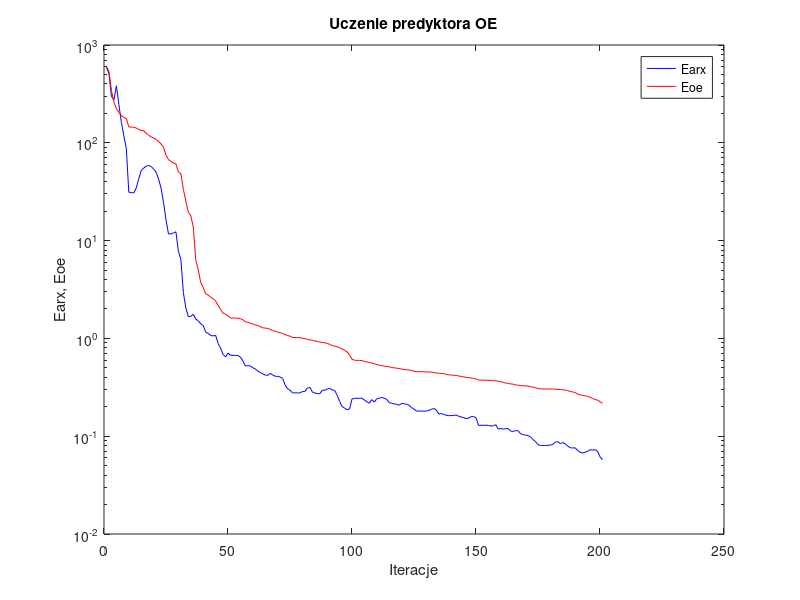
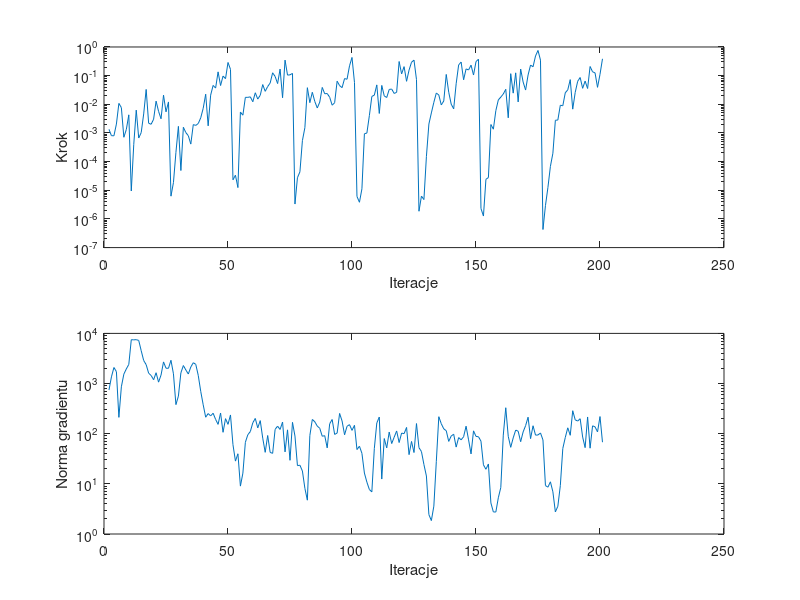

Reproduce these figures in MATLAB, in order.
%uczenie predyktora oe
clear all;
n=0; farx(n+1)=5.923928e+002; foe(n+1)=6.022196e+002; wspucz(n+1)=0.000000e+000; ng(n+1)=0.000000e+000;
%odnowa zmiennej metryki
n=1; farx(n+1)=5.076075e+002; foe(n+1)=5.364815e+002; krok(n+1)=1.338974e-003; ng(n+1)=7.406443e+002;
n=2; farx(n+1)=2.987893e+002; foe(n+1)=3.428974e+002; krok(n+1)=8.031637e-004; ng(n+1)=1.360341e+003;
n=3; farx(n+1)=2.753628e+002; foe(n+1)=2.594824e+002; krok(n+1)=7.968363e-004; ng(n+1)=2.088752e+003;
n=4; farx(n+1)=3.829588e+002; foe(n+1)=2.232066e+002; krok(n+1)=2.045232e-003; ng(n+1)=1.728807e+003;
n=5; farx(n+1)=2.460872e+002; foe(n+1)=2.041228e+002; krok(n+1)=1.076348e-002; ng(n+1)=2.118418e+002;
n=6; farx(n+1)=1.619412e+002; foe(n+1)=1.897108e+002; krok(n+1)=7.680234e-003; ng(n+1)=8.614801e+002;
n=7; farx(n+1)=1.179218e+002; foe(n+1)=1.819376e+002; krok(n+1)=7.078508e-004; ng(n+1)=1.540447e+003;
n=8; farx(n+1)=8.736944e+001; foe(n+1)=1.774225e+002; krok(n+1)=1.320749e-003; ng(n+1)=1.957060e+003;
n=9; farx(n+1)=3.127544e+001; foe(n+1)=1.450903e+002; krok(n+1)=4.289128e-003; ng(n+1)=2.407705e+003;
n=10; farx(n+1)=3.098396e+001; foe(n+1)=1.447216e+002; krok(n+1)=9.434846e-006; ng(n+1)=7.484949e+003;
n=11; farx(n+1)=3.072370e+001; foe(n+1)=1.445459e+002; krok(n+1)=4.015818e-004; ng(n+1)=7.431055e+003;
n=12; farx(n+1)=3.449687e+001; foe(n+1)=1.414685e+002; krok(n+1)=6.256921e-003; ng(n+1)=7.504124e+003;
n=13; farx(n+1)=4.286570e+001; foe(n+1)=1.374227e+002; krok(n+1)=6.647718e-004; ng(n+1)=7.230476e+003;
n=14; farx(n+1)=5.203669e+001; foe(n+1)=1.339356e+002; krok(n+1)=1.031514e-003; ng(n+1)=4.517343e+003;
n=15; farx(n+1)=5.511028e+001; foe(n+1)=1.329078e+002; krok(n+1)=4.606611e-003; ng(n+1)=2.878757e+003;
n=16; farx(n+1)=5.777403e+001; foe(n+1)=1.248650e+002; krok(n+1)=3.301014e-002; ng(n+1)=2.380293e+003;
n=17; farx(n+1)=5.874277e+001; foe(n+1)=1.201840e+002; krok(n+1)=2.186130e-003; ng(n+1)=1.609527e+003;
n=18; farx(n+1)=5.726245e+001; foe(n+1)=1.143716e+002; krok(n+1)=2.009630e-003; ng(n+1)=1.447418e+003;
n=19; farx(n+1)=5.398727e+001; foe(n+1)=1.122099e+002; krok(n+1)=3.013180e-003; ng(n+1)=1.191660e+003;
n=20; farx(n+1)=5.003641e+001; foe(n+1)=1.080337e+002; krok(n+1)=1.290032e-002; ng(n+1)=1.643504e+003;
n=21; farx(n+1)=4.257714e+001; foe(n+1)=1.029648e+002; krok(n+1)=5.682045e-003; ng(n+1)=1.066745e+003;
n=22; farx(n+1)=3.451188e+001; foe(n+1)=9.727362e+001; krok(n+1)=3.128460e-003; ng(n+1)=1.478051e+003;
n=23; farx(n+1)=2.441368e+001; foe(n+1)=9.022081e+001; krok(n+1)=2.083339e-002; ng(n+1)=2.701208e+003;
n=24; farx(n+1)=1.631694e+001; foe(n+1)=7.452506e+001; krok(n+1)=5.457942e-003; ng(n+1)=2.022021e+003;
n=25; farx(n+1)=1.170952e+001; foe(n+1)=6.737653e+001; krok(n+1)=1.209242e-002; ng(n+1)=2.014401e+003;
%odnowa zmiennej metryki
n=26; farx(n+1)=1.170587e+001; foe(n+1)=6.446774e+001; krok(n+1)=6.233072e-006; ng(n+1)=2.911021e+003;
n=27; farx(n+1)=1.198799e+001; foe(n+1)=6.193464e+001; krok(n+1)=1.854561e-005; ng(n+1)=1.563686e+003;
n=28; farx(n+1)=1.229469e+001; foe(n+1)=6.091758e+001; krok(n+1)=2.102562e-004; ng(n+1)=3.799860e+002;
n=29; farx(n+1)=7.758822e+000; foe(n+1)=5.029215e+001; krok(n+1)=1.700059e-003; ng(n+1)=5.622047e+002;
n=30; farx(n+1)=6.426949e+000; foe(n+1)=4.813966e+001; krok(n+1)=4.888219e-005; ng(n+1)=1.635106e+003;
n=31; farx(n+1)=2.938021e+000; foe(n+1)=3.342870e+001; krok(n+1)=1.581052e-003; ng(n+1)=2.286891e+003;
n=32; farx(n+1)=2.049393e+000; foe(n+1)=2.532923e+001; krok(n+1)=1.031514e-003; ng(n+1)=1.865441e+003;
n=33; farx(n+1)=1.667071e+000; foe(n+1)=1.945159e+001; krok(n+1)=8.003690e-004; ng(n+1)=1.547357e+003;
n=34; farx(n+1)=1.679984e+000; foe(n+1)=1.793558e+001; krok(n+1)=4.089425e-004; ng(n+1)=2.138902e+003;
n=35; farx(n+1)=1.764491e+000; foe(n+1)=1.378392e+001; krok(n+1)=1.958383e-003; ng(n+1)=2.600758e+003;
n=36; farx(n+1)=1.579765e+000; foe(n+1)=6.352207e+000; krok(n+1)=1.835515e-003; ng(n+1)=2.416121e+003;
n=37; farx(n+1)=1.512354e+000; foe(n+1)=5.019213e+000; krok(n+1)=2.133311e-003; ng(n+1)=1.457029e+003;
n=38; farx(n+1)=1.412758e+000; foe(n+1)=3.729355e+000; krok(n+1)=3.373181e-003; ng(n+1)=7.000367e+002;
n=39; farx(n+1)=1.353943e+000; foe(n+1)=3.308429e+000; krok(n+1)=7.251821e-003; ng(n+1)=3.764003e+002;
n=40; farx(n+1)=1.157104e+000; foe(n+1)=2.856388e+000; krok(n+1)=2.252562e-002; ng(n+1)=2.131286e+002;
n=41; farx(n+1)=1.126378e+000; foe(n+1)=2.777545e+000; krok(n+1)=1.772025e-003; ng(n+1)=2.521756e+002;
n=42; farx(n+1)=1.074539e+000; foe(n+1)=2.639478e+000; krok(n+1)=2.085765e-002; ng(n+1)=2.265171e+002;
n=43; farx(n+1)=1.058549e+000; foe(n+1)=2.541552e+000; krok(n+1)=4.559356e-002; ng(n+1)=2.560408e+002;
n=44; farx(n+1)=1.076566e+000; foe(n+1)=2.407231e+000; krok(n+1)=3.692409e-002; ng(n+1)=1.928794e+002;
n=45; farx(n+1)=8.870251e-001; foe(n+1)=2.185466e+000; krok(n+1)=1.354890e-001; ng(n+1)=1.534607e+002;
n=46; farx(n+1)=7.978621e-001; foe(n+1)=1.982147e+000; krok(n+1)=4.517978e-002; ng(n+1)=2.585958e+002;
n=47; farx(n+1)=6.868278e-001; foe(n+1)=1.809940e+000; krok(n+1)=9.656284e-002; ng(n+1)=1.066860e+002;
n=48; farx(n+1)=6.463823e-001; foe(n+1)=1.770703e+000; krok(n+1)=7.851907e-002; ng(n+1)=1.994879e+002;
n=49; farx(n+1)=7.087950e-001; foe(n+1)=1.699967e+000; krok(n+1)=2.883317e-001; ng(n+1)=1.536336e+002;
n=50; farx(n+1)=6.722355e-001; foe(n+1)=1.619995e+000; krok(n+1)=1.659775e-001; ng(n+1)=2.364468e+002;
%odnowa zmiennej metryki
n=51; farx(n+1)=6.721574e-001; foe(n+1)=1.615772e+000; krok(n+1)=2.323045e-005; ng(n+1)=6.041807e+001;
n=52; farx(n+1)=6.702647e-001; foe(n+1)=1.614355e+000; krok(n+1)=3.351833e-005; ng(n+1)=2.841887e+001;
n=53; farx(n+1)=6.682207e-001; foe(n+1)=1.613088e+000; krok(n+1)=1.240823e-005; ng(n+1)=3.978654e+001;
n=54; farx(n+1)=6.448442e-001; foe(n+1)=1.588815e+000; krok(n+1)=5.355898e-003; ng(n+1)=9.015904e+000;
n=55; farx(n+1)=5.888325e-001; foe(n+1)=1.552936e+000; krok(n+1)=4.175393e-003; ng(n+1)=1.635743e+001;
n=56; farx(n+1)=5.219820e-001; foe(n+1)=1.479309e+000; krok(n+1)=1.748904e-002; ng(n+1)=6.733327e+001;
n=57; farx(n+1)=5.258625e-001; foe(n+1)=1.453014e+000; krok(n+1)=1.748904e-002; ng(n+1)=9.567667e+001;
n=58; farx(n+1)=5.245629e-001; foe(n+1)=1.429795e+000; krok(n+1)=1.818608e-002; ng(n+1)=1.101549e+002;
n=59; farx(n+1)=5.019476e-001; foe(n+1)=1.407163e+000; krok(n+1)=1.226153e-002; ng(n+1)=1.650126e+002;
n=60; farx(n+1)=4.872048e-001; foe(n+1)=1.375275e+000; krok(n+1)=2.527804e-002; ng(n+1)=2.013548e+002;
n=61; farx(n+1)=4.641161e-001; foe(n+1)=1.351278e+000; krok(n+1)=1.518514e-002; ng(n+1)=1.304866e+002;
n=62; farx(n+1)=4.483774e-001; foe(n+1)=1.324181e+000; krok(n+1)=2.067140e-002; ng(n+1)=1.824566e+002;
n=63; farx(n+1)=4.341795e-001; foe(n+1)=1.284399e+000; krok(n+1)=4.879939e-002; ng(n+1)=8.168243e+001;
n=64; farx(n+1)=4.221025e-001; foe(n+1)=1.273349e+000; krok(n+1)=2.835564e-002; ng(n+1)=4.252288e+001;
n=65; farx(n+1)=4.185869e-001; foe(n+1)=1.264631e+000; krok(n+1)=4.171530e-002; ng(n+1)=9.206739e+001;
n=66; farx(n+1)=4.388574e-001; foe(n+1)=1.237713e+000; krok(n+1)=5.529705e-002; ng(n+1)=4.235879e+001;
n=67; farx(n+1)=4.230883e-001; foe(n+1)=1.203170e+000; krok(n+1)=1.257655e-001; ng(n+1)=4.058830e+001;
n=68; farx(n+1)=4.102085e-001; foe(n+1)=1.182746e+000; krok(n+1)=9.363811e-002; ng(n+1)=1.222609e+002;
n=69; farx(n+1)=4.090057e-001; foe(n+1)=1.163132e+000; krok(n+1)=5.286105e-002; ng(n+1)=1.412827e+002;
n=70; farx(n+1)=4.030361e-001; foe(n+1)=1.142663e+000; krok(n+1)=1.694433e-001; ng(n+1)=1.214737e+002;
n=71; farx(n+1)=3.915902e-001; foe(n+1)=1.125820e+000; krok(n+1)=1.693613e-002; ng(n+1)=1.705204e+002;
n=72; farx(n+1)=3.362979e-001; foe(n+1)=1.091665e+000; krok(n+1)=3.485301e-001; ng(n+1)=4.338867e+001;
n=73; farx(n+1)=3.054195e-001; foe(n+1)=1.069223e+000; krok(n+1)=1.044603e-001; ng(n+1)=1.193274e+002;
n=74; farx(n+1)=2.953895e-001; foe(n+1)=1.054660e+000; krok(n+1)=1.067078e-001; ng(n+1)=2.949425e+001;
n=75; farx(n+1)=2.772960e-001; foe(n+1)=1.022096e+000; krok(n+1)=1.196783e-001; ng(n+1)=1.684739e+002;
%odnowa zmiennej metryki
n=76; farx(n+1)=2.773027e-001; foe(n+1)=1.020649e+000; krok(n+1)=3.308005e-006; ng(n+1)=8.970501e+001;
n=77; farx(n+1)=2.772579e-001; foe(n+1)=1.020026e+000; krok(n+1)=2.746916e-005; ng(n+1)=2.308710e+001;
n=78; farx(n+1)=2.768118e-001; foe(n+1)=1.018858e+000; krok(n+1)=4.404185e-005; ng(n+1)=2.352655e+001;
n=79; farx(n+1)=2.860100e-001; foe(n+1)=1.004468e+000; krok(n+1)=5.405350e-004; ng(n+1)=1.803841e+001;
n=80; farx(n+1)=2.874718e-001; foe(n+1)=9.984616e-001; krok(n+1)=1.532691e-003; ng(n+1)=8.146463e+000;
n=81; farx(n+1)=3.103836e-001; foe(n+1)=9.736716e-001; krok(n+1)=3.800897e-002; ng(n+1)=4.725556e+000;
n=82; farx(n+1)=3.160209e-001; foe(n+1)=9.680090e-001; krok(n+1)=1.142218e-002; ng(n+1)=9.191772e+001;
n=83; farx(n+1)=2.841545e-001; foe(n+1)=9.573159e-001; krok(n+1)=2.629130e-002; ng(n+1)=1.923762e+002;
n=84; farx(n+1)=2.762950e-001; foe(n+1)=9.430878e-001; krok(n+1)=1.254246e-002; ng(n+1)=1.729320e+002;
n=85; farx(n+1)=2.729069e-001; foe(n+1)=9.296347e-001; krok(n+1)=7.444102e-003; ng(n+1)=1.417046e+002;
n=86; farx(n+1)=2.718508e-001; foe(n+1)=9.177421e-001; krok(n+1)=1.196180e-002; ng(n+1)=1.281117e+002;
n=87; farx(n+1)=2.956506e-001; foe(n+1)=9.085368e-001; krok(n+1)=3.879553e-002; ng(n+1)=8.899911e+001;
n=88; farx(n+1)=2.954139e-001; foe(n+1)=9.025127e-001; krok(n+1)=2.331822e-002; ng(n+1)=9.131938e+001;
n=89; farx(n+1)=3.028145e-001; foe(n+1)=8.882546e-001; krok(n+1)=2.378377e-002; ng(n+1)=5.215123e+001;
n=90; farx(n+1)=3.091843e-001; foe(n+1)=8.691844e-001; krok(n+1)=1.759944e-002; ng(n+1)=1.579933e+002;
n=91; farx(n+1)=2.964641e-001; foe(n+1)=8.455802e-001; krok(n+1)=9.307204e-003; ng(n+1)=1.917816e+002;
n=92; farx(n+1)=2.945697e-001; foe(n+1)=8.367079e-001; krok(n+1)=1.136199e-002; ng(n+1)=9.674450e+001;
n=93; farx(n+1)=2.623262e-001; foe(n+1)=8.206089e-001; krok(n+1)=6.402713e-002; ng(n+1)=1.029560e+002;
n=94; farx(n+1)=2.266871e-001; foe(n+1)=8.060273e-001; krok(n+1)=4.486659e-002; ng(n+1)=2.535013e+002;
n=95; farx(n+1)=2.012744e-001; foe(n+1)=7.795350e-001; krok(n+1)=3.813366e-002; ng(n+1)=1.791981e+002;
n=96; farx(n+1)=1.942436e-001; foe(n+1)=7.587988e-001; krok(n+1)=7.903310e-002; ng(n+1)=9.507867e+001;
n=97; farx(n+1)=1.863937e-001; foe(n+1)=7.259648e-001; krok(n+1)=7.485385e-002; ng(n+1)=1.406753e+002;
n=98; farx(n+1)=1.897206e-001; foe(n+1)=6.803628e-001; krok(n+1)=2.200070e-001; ng(n+1)=1.514839e+002;
n=99; farx(n+1)=2.404832e-001; foe(n+1)=6.111454e-001; krok(n+1)=4.317671e-001; ng(n+1)=1.164582e+002;
n=100; farx(n+1)=2.436581e-001; foe(n+1)=5.977703e-001; krok(n+1)=5.730115e-002; ng(n+1)=1.468977e+002;
%odnowa zmiennej metryki
n=101; farx(n+1)=2.440289e-001; foe(n+1)=5.963062e-001; krok(n+1)=6.098562e-006; ng(n+1)=4.829895e+001;
n=102; farx(n+1)=2.442256e-001; foe(n+1)=5.956315e-001; krok(n+1)=3.820315e-006; ng(n+1)=5.630225e+001;
n=103; farx(n+1)=2.444258e-001; foe(n+1)=5.945721e-001; krok(n+1)=1.126542e-005; ng(n+1)=4.060501e+001;
n=104; farx(n+1)=2.343519e-001; foe(n+1)=5.816635e-001; krok(n+1)=9.382450e-004; ng(n+1)=1.642350e+001;
n=105; farx(n+1)=2.250164e-001; foe(n+1)=5.744413e-001; krok(n+1)=9.933991e-004; ng(n+1)=1.082094e+001;
n=106; farx(n+1)=2.173651e-001; foe(n+1)=5.675662e-001; krok(n+1)=4.026836e-003; ng(n+1)=7.718472e+000;
n=107; farx(n+1)=2.368834e-001; foe(n+1)=5.601279e-001; krok(n+1)=1.885691e-002; ng(n+1)=6.923974e+000;
n=108; farx(n+1)=2.230794e-001; foe(n+1)=5.516771e-001; krok(n+1)=2.085811e-002; ng(n+1)=5.069076e+001;
n=109; farx(n+1)=2.420454e-001; foe(n+1)=5.386115e-001; krok(n+1)=4.756755e-002; ng(n+1)=1.637734e+002;
n=110; farx(n+1)=2.442880e-001; foe(n+1)=5.330627e-001; krok(n+1)=4.790962e-003; ng(n+1)=2.148568e+002;
n=111; farx(n+1)=2.495735e-001; foe(n+1)=5.273784e-001; krok(n+1)=4.559356e-002; ng(n+1)=1.246528e+001;
n=112; farx(n+1)=2.442960e-001; foe(n+1)=5.199088e-001; krok(n+1)=1.966568e-002; ng(n+1)=8.010110e+001;
n=113; farx(n+1)=2.381853e-001; foe(n+1)=5.178367e-001; krok(n+1)=1.725161e-002; ng(n+1)=5.217415e+001;
n=114; farx(n+1)=2.207849e-001; foe(n+1)=5.125669e-001; krok(n+1)=3.294851e-002; ng(n+1)=1.078074e+002;
n=115; farx(n+1)=2.171147e-001; foe(n+1)=5.047221e-001; krok(n+1)=3.406610e-002; ng(n+1)=6.360936e+001;
n=116; farx(n+1)=2.132872e-001; foe(n+1)=4.996142e-001; krok(n+1)=2.392360e-002; ng(n+1)=8.496956e+001;
n=117; farx(n+1)=2.124049e-001; foe(n+1)=4.969256e-001; krok(n+1)=2.617232e-002; ng(n+1)=1.134409e+002;
n=118; farx(n+1)=2.075649e-001; foe(n+1)=4.909249e-001; krok(n+1)=3.114411e-001; ng(n+1)=6.663361e+001;
n=119; farx(n+1)=2.161477e-001; foe(n+1)=4.860796e-001; krok(n+1)=1.150668e-001; ng(n+1)=1.028101e+002;
n=120; farx(n+1)=2.148464e-001; foe(n+1)=4.808429e-001; krok(n+1)=2.064051e-001; ng(n+1)=1.001737e+002;
n=121; farx(n+1)=2.121027e-001; foe(n+1)=4.783765e-001; krok(n+1)=6.345427e-002; ng(n+1)=1.332944e+002;
n=122; farx(n+1)=2.072520e-001; foe(n+1)=4.756116e-001; krok(n+1)=1.557206e-001; ng(n+1)=3.823405e+001;
n=123; farx(n+1)=1.960334e-001; foe(n+1)=4.684043e-001; krok(n+1)=2.936023e-001; ng(n+1)=7.006040e+001;
n=124; farx(n+1)=1.891351e-001; foe(n+1)=4.622960e-001; krok(n+1)=3.477470e-001; ng(n+1)=4.212044e+001;
n=125; farx(n+1)=1.808692e-001; foe(n+1)=4.577674e-001; krok(n+1)=7.301859e-002; ng(n+1)=1.592952e+002;
%odnowa zmiennej metryki
n=126; farx(n+1)=1.808395e-001; foe(n+1)=4.574838e-001; krok(n+1)=1.856354e-006; ng(n+1)=5.263572e+001;
n=127; farx(n+1)=1.805885e-001; foe(n+1)=4.567502e-001; krok(n+1)=6.255933e-006; ng(n+1)=4.411057e+001;
n=128; farx(n+1)=1.804230e-001; foe(n+1)=4.565550e-001; krok(n+1)=4.739811e-006; ng(n+1)=2.426882e+001;
n=129; farx(n+1)=1.807820e-001; foe(n+1)=4.546916e-001; krok(n+1)=1.497176e-004; ng(n+1)=1.433709e+001;
n=130; farx(n+1)=1.837368e-001; foe(n+1)=4.540572e-001; krok(n+1)=2.043687e-003; ng(n+1)=2.436632e+000;
n=131; farx(n+1)=1.885533e-001; foe(n+1)=4.527423e-001; krok(n+1)=5.003630e-003; ng(n+1)=1.851628e+000;
n=132; farx(n+1)=1.921607e-001; foe(n+1)=4.480861e-001; krok(n+1)=1.170476e-002; ng(n+1)=3.593081e+000;
n=133; farx(n+1)=1.852731e-001; foe(n+1)=4.431028e-001; krok(n+1)=2.476948e-002; ng(n+1)=2.812248e+001;
n=134; farx(n+1)=1.681940e-001; foe(n+1)=4.401440e-001; krok(n+1)=2.107682e-002; ng(n+1)=2.182156e+002;
n=135; farx(n+1)=1.705689e-001; foe(n+1)=4.382567e-001; krok(n+1)=9.533414e-003; ng(n+1)=1.580491e+002;
n=136; farx(n+1)=1.674374e-001; foe(n+1)=4.375228e-001; krok(n+1)=1.305754e-002; ng(n+1)=1.248527e+002;
n=137; farx(n+1)=1.634175e-001; foe(n+1)=4.274267e-001; krok(n+1)=1.101559e-001; ng(n+1)=1.147315e+002;
n=138; farx(n+1)=1.622874e-001; foe(n+1)=4.244414e-001; krok(n+1)=2.643052e-002; ng(n+1)=7.022287e+001;
n=139; farx(n+1)=1.625463e-001; foe(n+1)=4.222157e-001; krok(n+1)=1.012183e-002; ng(n+1)=8.986472e+001;
n=140; farx(n+1)=1.629679e-001; foe(n+1)=4.205217e-001; krok(n+1)=6.947618e-003; ng(n+1)=9.763910e+001;
n=141; farx(n+1)=1.646474e-001; foe(n+1)=4.184576e-001; krok(n+1)=5.234463e-002; ng(n+1)=5.407097e+001;
n=142; farx(n+1)=1.600891e-001; foe(n+1)=4.131766e-001; krok(n+1)=2.363480e-001; ng(n+1)=8.362227e+001;
n=143; farx(n+1)=1.569875e-001; foe(n+1)=4.087907e-001; krok(n+1)=2.984434e-001; ng(n+1)=7.548300e+001;
n=144; farx(n+1)=1.548168e-001; foe(n+1)=4.045041e-001; krok(n+1)=7.173481e-002; ng(n+1)=8.698919e+001;
n=145; farx(n+1)=1.510781e-001; foe(n+1)=3.992821e-001; krok(n+1)=1.717868e-001; ng(n+1)=1.411346e+002;
n=146; farx(n+1)=1.531930e-001; foe(n+1)=3.975023e-001; krok(n+1)=1.579498e-001; ng(n+1)=7.542725e+001;
n=147; farx(n+1)=1.582174e-001; foe(n+1)=3.939305e-001; krok(n+1)=2.320583e-001; ng(n+1)=3.954537e+001;
n=148; farx(n+1)=1.589981e-001; foe(n+1)=3.901817e-001; krok(n+1)=1.051652e-001; ng(n+1)=1.139770e+002;
n=149; farx(n+1)=1.544301e-001; foe(n+1)=3.847028e-001; krok(n+1)=3.091015e-001; ng(n+1)=8.821028e+001;
n=150; farx(n+1)=1.292104e-001; foe(n+1)=3.748590e-001; krok(n+1)=3.741446e-001; ng(n+1)=8.695186e+001;
%odnowa zmiennej metryki
n=151; farx(n+1)=1.292975e-001; foe(n+1)=3.742604e-001; krok(n+1)=2.313678e-006; ng(n+1)=7.104606e+001;
n=152; farx(n+1)=1.293098e-001; foe(n+1)=3.742198e-001; krok(n+1)=1.262033e-006; ng(n+1)=2.395251e+001;
n=153; farx(n+1)=1.294100e-001; foe(n+1)=3.735740e-001; krok(n+1)=2.419290e-005; ng(n+1)=1.953494e+001;
n=154; farx(n+1)=1.290465e-001; foe(n+1)=3.724357e-001; krok(n+1)=2.773392e-005; ng(n+1)=2.491516e+001;
n=155; farx(n+1)=1.269600e-001; foe(n+1)=3.703175e-001; krok(n+1)=1.969225e-003; ng(n+1)=4.166869e+000;
n=156; farx(n+1)=1.278043e-001; foe(n+1)=3.697117e-001; krok(n+1)=1.353531e-003; ng(n+1)=2.753911e+000;
n=157; farx(n+1)=1.310492e-001; foe(n+1)=3.675935e-001; krok(n+1)=6.023109e-003; ng(n+1)=2.743397e+000;
n=158; farx(n+1)=1.181886e-001; foe(n+1)=3.653402e-001; krok(n+1)=1.420161e-002; ng(n+1)=5.277103e+000;
n=159; farx(n+1)=1.199259e-001; foe(n+1)=3.612305e-001; krok(n+1)=1.785641e-002; ng(n+1)=8.468479e+000;
n=160; farx(n+1)=1.182262e-001; foe(n+1)=3.556162e-001; krok(n+1)=2.284436e-002; ng(n+1)=9.372104e+001;
n=161; farx(n+1)=1.193382e-001; foe(n+1)=3.486394e-001; krok(n+1)=3.339713e-002; ng(n+1)=3.291891e+002;
n=162; farx(n+1)=1.196399e-001; foe(n+1)=3.478867e-001; krok(n+1)=3.378712e-003; ng(n+1)=8.857623e+001;
n=163; farx(n+1)=1.125667e-001; foe(n+1)=3.421395e-001; krok(n+1)=1.171506e-001; ng(n+1)=5.350462e+001;
n=164; farx(n+1)=1.120342e-001; foe(n+1)=3.408528e-001; krok(n+1)=2.452306e-002; ng(n+1)=8.251481e+001;
n=165; farx(n+1)=1.139127e-001; foe(n+1)=3.339170e-001; krok(n+1)=1.251841e-001; ng(n+1)=1.179644e+002;
n=166; farx(n+1)=1.139295e-001; foe(n+1)=3.327974e-001; krok(n+1)=1.210728e-002; ng(n+1)=1.121838e+002;
n=167; farx(n+1)=1.058432e-001; foe(n+1)=3.295571e-001; krok(n+1)=1.702433e-001; ng(n+1)=6.929467e+001;
n=168; farx(n+1)=1.037874e-001; foe(n+1)=3.278199e-001; krok(n+1)=6.004768e-002; ng(n+1)=1.084106e+002;
n=169; farx(n+1)=1.023723e-001; foe(n+1)=3.270142e-001; krok(n+1)=3.143988e-002; ng(n+1)=1.448340e+002;
n=170; farx(n+1)=1.015160e-001; foe(n+1)=3.251793e-001; krok(n+1)=1.057221e-001; ng(n+1)=2.133182e+002;
n=171; farx(n+1)=9.794318e-002; foe(n+1)=3.218205e-001; krok(n+1)=2.340680e-001; ng(n+1)=7.969000e+001;
n=172; farx(n+1)=9.258650e-002; foe(n+1)=3.176736e-001; krok(n+1)=2.039901e-001; ng(n+1)=1.440204e+002;
n=173; farx(n+1)=8.806001e-002; foe(n+1)=3.124543e-001; krok(n+1)=4.854776e-001; ng(n+1)=9.367326e+001;
n=174; farx(n+1)=8.183823e-002; foe(n+1)=3.078292e-001; krok(n+1)=7.571530e-001; ng(n+1)=9.427139e+001;
n=175; farx(n+1)=8.044411e-002; foe(n+1)=3.043819e-001; krok(n+1)=3.477470e-001; ng(n+1)=1.034541e+002;
%odnowa zmiennej metryki
n=176; farx(n+1)=8.045358e-002; foe(n+1)=3.042544e-001; krok(n+1)=4.279196e-007; ng(n+1)=7.509392e+001;
n=177; farx(n+1)=8.047921e-002; foe(n+1)=3.042388e-001; krok(n+1)=2.903548e-006; ng(n+1)=9.251392e+000;
n=178; farx(n+1)=8.058378e-002; foe(n+1)=3.041804e-001; krok(n+1)=1.254943e-005; ng(n+1)=8.581801e+000;
n=179; farx(n+1)=8.124989e-002; foe(n+1)=3.036835e-001; krok(n+1)=6.836820e-005; ng(n+1)=1.098370e+001;
n=180; farx(n+1)=8.234654e-002; foe(n+1)=3.031976e-001; krok(n+1)=1.959760e-004; ng(n+1)=6.948015e+000;
n=181; farx(n+1)=8.735692e-002; foe(n+1)=3.020298e-001; krok(n+1)=2.774090e-003; ng(n+1)=2.760926e+000;
n=182; farx(n+1)=8.787616e-002; foe(n+1)=3.014151e-001; krok(n+1)=2.823736e-003; ng(n+1)=3.571193e+000;
n=183; farx(n+1)=8.383937e-002; foe(n+1)=2.998001e-001; krok(n+1)=9.289554e-003; ng(n+1)=9.213638e+000;
n=184; farx(n+1)=8.614010e-002; foe(n+1)=2.985896e-001; krok(n+1)=8.891335e-003; ng(n+1)=5.077867e+001;
n=185; farx(n+1)=8.329875e-002; foe(n+1)=2.960354e-001; krok(n+1)=2.527804e-002; ng(n+1)=8.406453e+001;
n=186; farx(n+1)=7.891210e-002; foe(n+1)=2.936728e-001; krok(n+1)=3.192743e-002; ng(n+1)=1.310236e+002;
n=187; farx(n+1)=7.639959e-002; foe(n+1)=2.863356e-001; krok(n+1)=7.266281e-002; ng(n+1)=9.295274e+001;
n=188; farx(n+1)=7.569682e-002; foe(n+1)=2.837824e-001; krok(n+1)=6.773640e-003; ng(n+1)=2.872796e+002;
n=189; farx(n+1)=7.609527e-002; foe(n+1)=2.788186e-001; krok(n+1)=2.594061e-002; ng(n+1)=1.892198e+002;
n=190; farx(n+1)=7.126739e-002; foe(n+1)=2.697258e-001; krok(n+1)=6.357754e-002; ng(n+1)=1.785874e+002;
n=191; farx(n+1)=6.874952e-002; foe(n+1)=2.643460e-001; krok(n+1)=8.610785e-002; ng(n+1)=1.989568e+002;
n=192; farx(n+1)=6.716143e-002; foe(n+1)=2.620239e-001; krok(n+1)=3.612031e-002; ng(n+1)=8.582006e+001;
n=193; farx(n+1)=6.856280e-002; foe(n+1)=2.586791e-001; krok(n+1)=6.460819e-002; ng(n+1)=5.272303e+001;
n=194; farx(n+1)=7.000928e-002; foe(n+1)=2.562639e-001; krok(n+1)=3.559767e-002; ng(n+1)=2.155245e+002;
n=195; farx(n+1)=7.285391e-002; foe(n+1)=2.502002e-001; krok(n+1)=2.085241e-001; ng(n+1)=5.143449e+001;
n=196; farx(n+1)=7.206046e-002; foe(n+1)=2.438766e-001; krok(n+1)=1.363489e-001; ng(n+1)=1.435137e+002;
n=197; farx(n+1)=7.283167e-002; foe(n+1)=2.369306e-001; krok(n+1)=1.248173e-001; ng(n+1)=1.370148e+002;
n=198; farx(n+1)=7.004376e-002; foe(n+1)=2.342990e-001; krok(n+1)=3.907971e-002; ng(n+1)=1.086677e+002;
n=199; farx(n+1)=6.159855e-002; foe(n+1)=2.253002e-001; krok(n+1)=1.110632e-001; ng(n+1)=2.197400e+002;
n=200; farx(n+1)=5.781786e-002; foe(n+1)=2.176497e-001; krok(n+1)=3.867248e-001; ng(n+1)=6.766381e+001;

figure; semilogy(farx,'b'); hold on; semilogy(foe,'r'); xlabel('Iteracje'); ylabel('Earx, Eoe'); legend('Earx','Eoe'); title('Uczenie predyktora OE');
figure; subplot(2,1,1); semilogy(krok); xlabel('Iteracje'); ylabel('Krok');
subplot(2,1,2); semilogy(ng); xlabel('Iteracje'); ylabel('Norma gradientu');
Earx=farx(n+1)
Eoe=foe(n+1)
